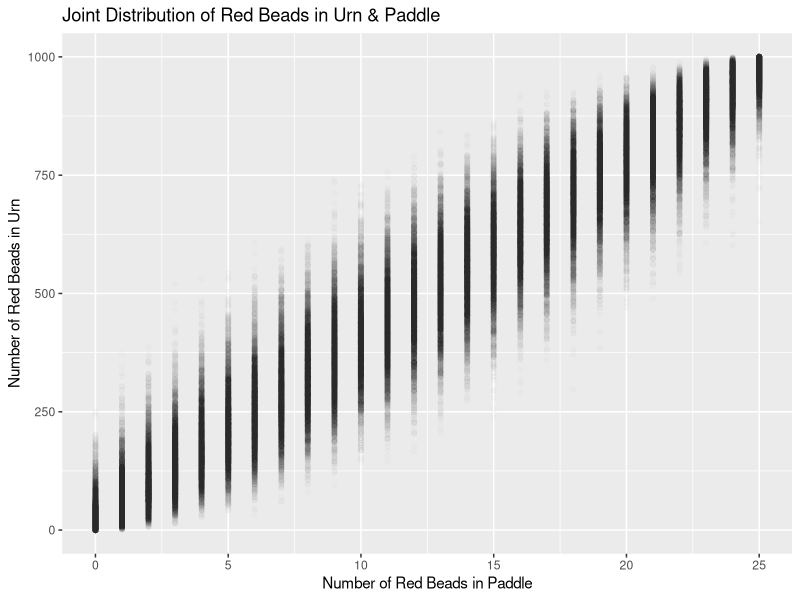
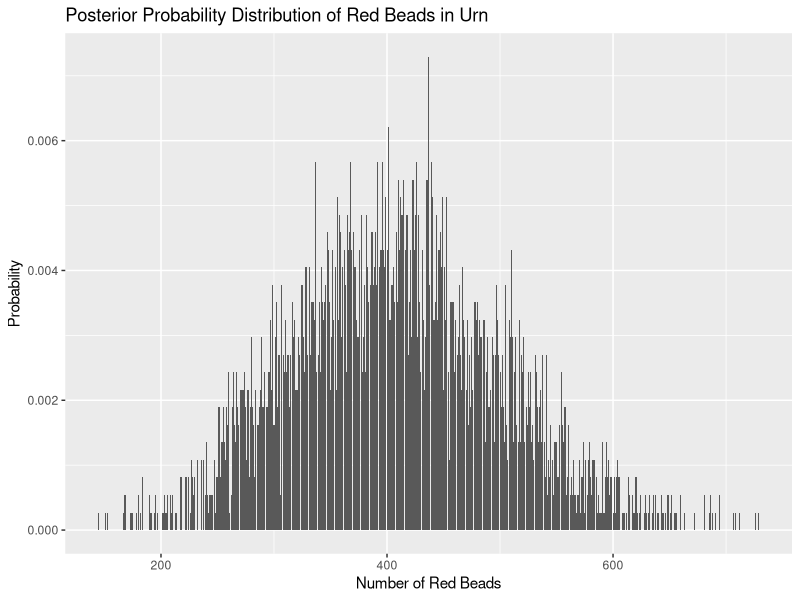

Here is the R script that generated these plots, in order:
## ---- chunk 1
knitr::opts_chunk$set(echo = FALSE)
library(tidyverse)

# Build an urn with 500 red beads, 490 blue beads, and 10 yellow beads. The urn
# should have two variables: ID and color. Mix up the beads in the urn randomly.
# That is, we don't want all the red beads to have ID 1 through 500 and so on.
# Sort the urn by ID.

beads <- c(rep("red", 500), rep("blue", 490), rep("yellow", 10))

urn <- tibble(ID = 1:1000,
              color = sample(beads))

# Using the book, where a very similar example is given, is highly recommended.
# But, this example is trickier than the book because you have to mix up the
# beads before you assign the `ID` values. If you don't tell sample() how many
# you want, it just gives you back everything, reordered. Try `sample(letters)`
# to see. (Note that `letters` is a built in object in R.)
              
## ---- chunk 2
tibble(urn_red = seq(100, 700, by = 100)) %>% 
  # . is what you've mentioned from above, references urn_red
  #rbinom creates table: number of pulls 
  mutate(paddle_red = map(urn_red, ~ rbinom(n = 100, size = 25, prob = ./1000))) %>% 
  unnest(paddle_red) %>% 
  #select ten random ones
  sample_n(10)
## ---- chunk 3

x <- tibble(urn_red = seq(0, 1000)) %>% 
  mutate(paddle_red = map(urn_red, ~ rbinom(n = 100, size = 25, prob = ./1000))) %>% 
  unnest(paddle_red)

x %>% 
ggplot(aes(paddle_red, urn_red)) +
  geom_point(alpha = .01) +
  labs(title = "Joint Distribution of Red Beads in Urn & Paddle",
         x = "Number of Red Beads in Paddle",
         y = "Number of Red Beads in Urn")

## ---- chunk 4

post <- x %>% 
  #takes 10 and pulls it out
  filter(paddle_red == 10) %>% 
  group_by(urn_red) %>% 
  summarize(total = n(), .groups = "drop") %>%
  mutate(probs = total/sum(total)) %>% 
  select(-total)


post %>% 
  ggplot(aes(x = urn_red, y = probs)) +
    geom_col() +
    labs(title = "Posterior Probability Distribution of Red Beads in Urn",
         x = "Number of Red Beads",
         y = "Probability")

## ---- chunk 5

post %>% 
  mutate(new_reds = map(urn_red, ~rbinom(n = 100, size = 20, prob = ./1000))) %>%
  unnest(new_reds) %>% 
  mutate(res = ifelse(new_reds >= 3, TRUE, FALSE)) %>% 
  summarise(final = weighted.mean(res, probs))


